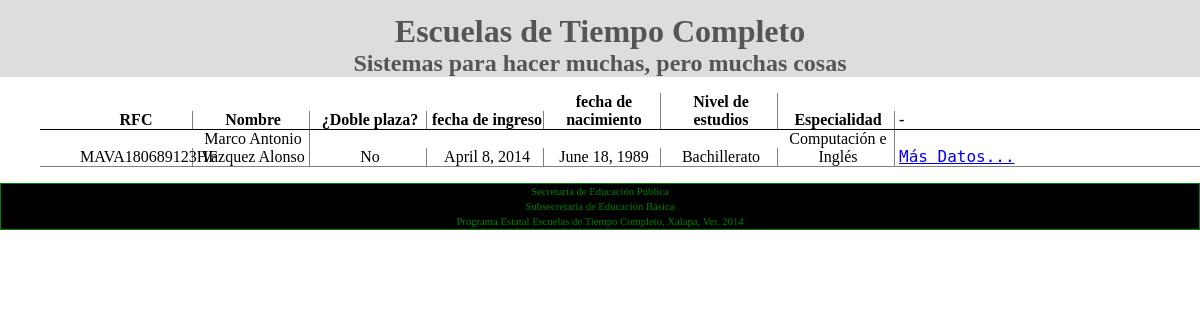
The page /personal/MAVA180689123HF/ on the database its author committed.
### personal/models.py (models this page shows, shortened)
class Personal(models.Model):
    rfc = models.CharField(max_length=15)
    nombre = models.CharField(max_length=255)
    apellido_paterno = models.CharField(max_length=255)
    apellido_materno = models.CharField(max_length=255)
    doble_plaza = models.BooleanField(default=False)
    fecha_ingreso = models.DateField()
    fecha_nacimiento = models.DateField()
    nivel_estudio = models.ForeignKey(NivelEstudio)
    especialidad = models.ForeignKey(Especialidad)
    def dos_plaza(self):
        if self.doble_plaza:
            p = "Si"
        else:
            p = "No"
        return p

class NivelEstudio(models.Model):
    nivel_estudio = models.CharField(max_length=255)
    def __unicode__(self):
        return self.nivel_estudio

class Especialidad(models.Model):
    especialidad = models.CharField(max_length=255)
    def __unicode__(self):
        return self.especialidad

### personal/views.py (the view)
# urls.py: url(r'^personal/(?P<rfc>[\W\w]+)/$', PersonalView.as_view(), name="personal"),
class PersonalView(generic.ListView):
    model = Personal
    template_name = "personal/personal.html"
    def get_queryset(self):
        if self.kwargs.get("rfc"):
            queryset = self.model.objects.filter(rfc=self.kwargs['rfc'])
        else:
            queryset = super(PersonalView, self).get_queryset()
        return queryset

### personal/templates/personal/personal.html
{% extends "base.html" %}
{% block content %}
<ul class="lista-escuela">
<li class="fila">
    <ul class="encabezado">
        <li class="item-esc">RFC</li>
        <li class="item-esc">Nombre</li>
        <li class="item-esc">¿Doble plaza?</li>
        <li class="item-esc">fecha de ingreso</li>
        <li class="item-esc">fecha de nacimiento</li>
        <li class="item-esc">Nivel de estudios</li>
        <li class="item-esc">Especialidad</li>
        <li>-</li>
    </ul>
</li>
{% for personal in object_list %}
<li class="fila">
    <ul class="resultado">
        <li class="item-esc">
            {{personal.rfc}}
        </li>
        <li class="item-esc">
            {{personal.nombre}}
            {{personal.apellido_paterno}}
            {{personal.apellido_materno}}
        </li>
        <li class="item-esc">
            {{personal.dos_plaza}}
        </li>
        <li class="item-esc">
            {{personal.fecha_ingreso}}
        </li>
        <li class="item-esc">
            {{personal.fecha_nacimiento}}
        </li>
        <li class="item-esc">
            {{personal.nivel_estudio}}
        </li>
        <li class="item-esc">
            {{personal.especialidad}}
        </li>
        <li>
            <a href="#">Más Datos...</a>
        </li>
    </ul>
</li>
{% empty %}
No existe esta escuela o no se ha dado de alta
{% endfor %}
</ul>
{% endblock content %}

### static/css/estilos.css (style rules this page uses)
body { background: white; font-size: 16px; font-family: 'consolas'; margin: 0px; }
a { font-family: 'monospace' }
.lista-escuela li { display: inline-block; }
.encabezado { border-bottom: 1px solid black; font-weight: bold; }
.encabezado li { text-align: center; }
.resultado { border-bottom: 1px solid gray; }
.resultado li { text-align: center; }
.fila { width: 100%; }
.item-esc { border-right: 1px solid gray; width: 10%; }

### rows shown on the page
Personal: rfc "MAVA180689123HF", nombre "Marco Antonio", apellido_paterno "Vazquez", apellido_materno "Alonso", dos_plaza "No", fecha_ingreso "April 8, 2014", fecha_nacimiento "June 18, 1989", nivel_estudio "Bachillerato", especialidad "Computación e Inglés"
